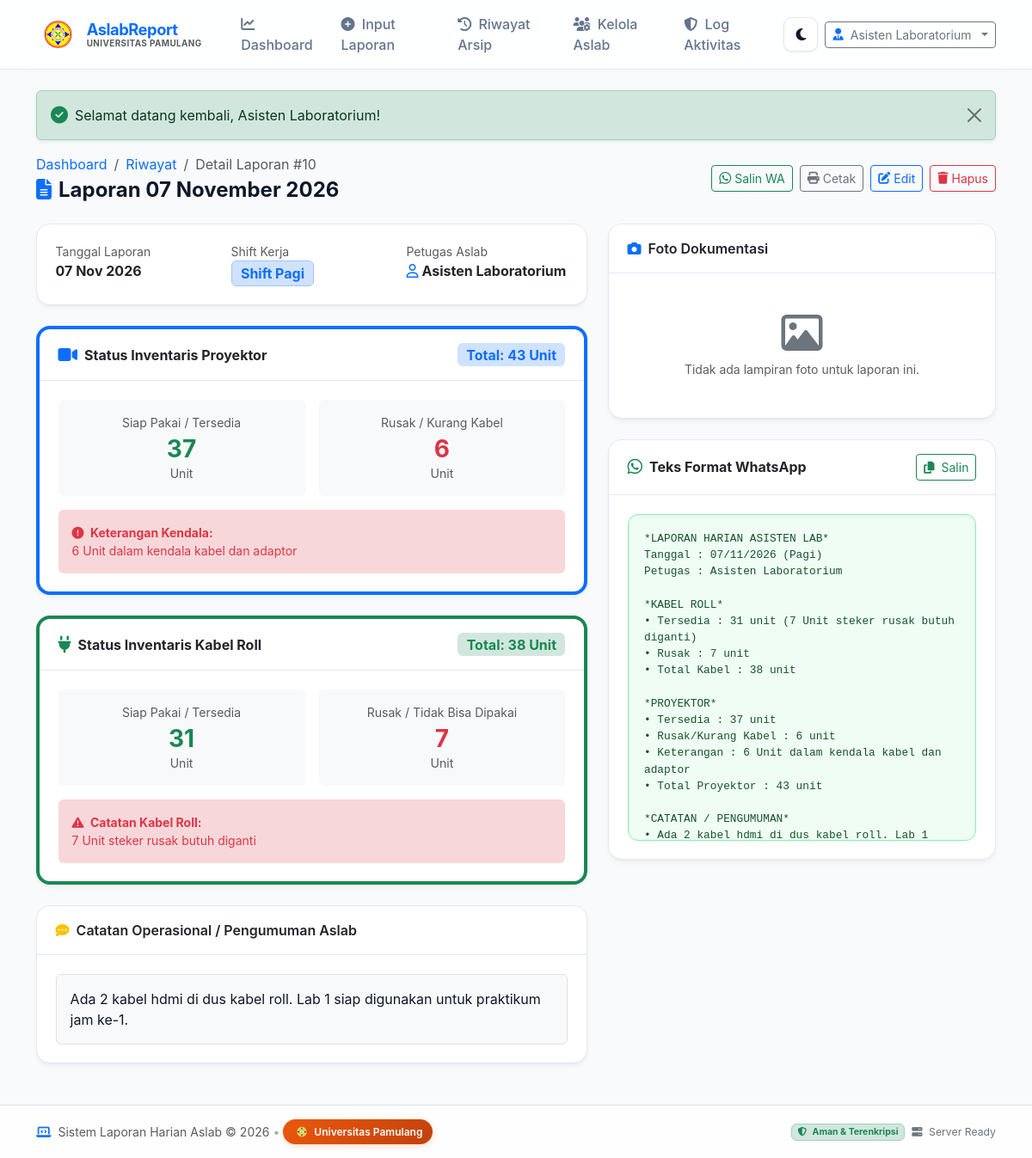
/detail.php?id=10 (signed in), run on the app's committed database.
### tables this page shows
CREATE TABLE IF NOT EXISTS `laporan` (
  `id` INT AUTO_INCREMENT PRIMARY KEY,
  `user_id` INT NULL,
  `tanggal` DATE NOT NULL,
  `shift` VARCHAR(50) NOT NULL DEFAULT 'Pagi',
  `petugas_nama` VARCHAR(100) NOT NULL,

 
`kabel_roll_tersedia` INT NOT NULL DEFAULT 0,
`kabel_roll_rusak` INT NOT NULL DEFAULT 0,
`kabel_roll_catatan` VARCHAR(255) NULL,

 
`proyektor_tersedia` INT NOT NULL DEFAULT 0,
`proyektor_rusak` INT NOT NULL DEFAULT 0,
`proyektor_catatan` VARCHAR(255) NULL,

 
`catatan_umum` TEXT NULL,
  `foto_dokumentasi` VARCHAR(255) NULL,
  
  `created_at` DATETIME NOT NULL DEFAULT CURRENT_TIMESTAMP,
  `updated_at` DATETIME NOT NULL DEFAULT CURRENT_TIMESTAMP ON UPDATE CURRENT_TIMESTAMP,
  
  INDEX `idx_tanggal` (`tanggal`),
  INDEX `idx_shift` (`shift`),
  CONSTRAINT `fk_laporan_user` FOREIGN KEY (`user_id`) REFERENCES `users` (`id`) ON DELETE SET NULL ON UPDATE CASCADE
);

### detail.php (the view, shortened to what the rows shown need)
<?php
require_once __DIR__ . '/config/database.php';
require_once __DIR__ . '/config/security.php';
require_once __DIR__ . '/config/auth.php';
$id = (int)($_GET['id'] ?? 0);
$stmt = $pdo->prepare("SELECT * FROM `laporan` WHERE `id` = :id LIMIT 1");
$stmt->execute([':id' => $id]);
$laporan = $stmt->fetch();
$tot_kabel = (int)$laporan['kabel_roll_tersedia'] + (int)$laporan['kabel_roll_rusak'];
$tot_proyektor = (int)$laporan['proyektor_tersedia'] + (int)$laporan['proyektor_rusak'];
$tgl_indo = date('d/m/Y', strtotime($laporan['tanggal']));
$wa_text = "*LAPORAN HARIAN ASISTEN LAB*\n";
$wa_text .= "Tanggal : " . $tgl_indo . " (" . $laporan['shift'] . ")\n";
$wa_text .= "Petugas : " . $laporan['petugas_nama'] . "\n\n";
$wa_text .= "*KABEL ROLL*\n";
$catatan_kabel = !empty($laporan['kabel_roll_catatan']) ? " (" . $laporan['kabel_roll_catatan'] . ")" : "";
$wa_text .= "• Tersedia : " . (int)$laporan['kabel_roll_tersedia'] . " unit" . $catatan_kabel . "\n";
$wa_text .= "• Rusak : " . (int)$laporan['kabel_roll_rusak'] . " unit\n";
$wa_text .= "• Total Kabel : " . $tot_kabel . " unit\n\n";
$wa_text .= "*PROYEKTOR*\n";
$wa_text .= "• Tersedia : " . (int)$laporan['proyektor_tersedia'] . " unit\n";
$wa_text .= "• Rusak/Kurang Kabel : " . (int)$laporan['proyektor_rusak'] . " unit\n";
if (!empty($laporan['proyektor_catatan'])) {
    $wa_text .= "• Keterangan : " . $laporan['proyektor_catatan'] . "\n";
}
$wa_text .= "• Total Proyektor : " . $tot_proyektor . " unit\n\n";
if (!empty($laporan['catatan_umum'])) {
    $wa_text .= "*CATATAN / PENGUMUMAN*\n";
    $wa_text .= "• " . $laporan['catatan_umum'] . "\n\n";
}
$wa_text .= "_Sistem Informasi Inventaris & Laporan Harian Aslab_";
require_once __DIR__ . '/includes/header.php';
?>
<div class="d-flex flex-column flex-md-row justify-content-between align-items-md-center gap-3 mb-4">
    <div>
        <nav aria-label="breadcrumb">
            <ol class="breadcrumb small mb-1">
                <li class="breadcrumb-item"><a href="index.php" class="text-decoration-none">Dashboard</a></li>
                <li class="breadcrumb-item"><a href="riwayat.php" class="text-decoration-none">Riwayat</a></li>
                <li class="breadcrumb-item active" aria-current="page">Detail Laporan #<?= (int)$laporan['id'] ?></li>
            </ol>
        </nav>
        <h3 class="h4 mb-0 fw-bold">
            <i class="fa-solid fa-file-lines text-primary me-2"></i>Laporan <?= date('d F Y', strtotime($laporan['tanggal'])) ?>
        </h3>
    </div>
</div>
<div class="row g-4">
    <div class="col-12 col-lg-7">
        <div class="card mb-4">
            <div class="card-body">
                <div class="row g-3 text-center text-sm-start">
                    <div class="col-12 col-sm-4 border-end-sm">
                        <span class="text-muted small d-block">Tanggal Laporan</span>
                        <span class="fw-bold fs-6"><?= date('d M Y', strtotime($laporan['tanggal'])) ?></span>
                    </div>
                    <div class="col-12 col-sm-4 border-end-sm">
                        <span class="text-muted small d-block">Shift Kerja</span>
                        <span class="badge bg-primary-subtle text-primary border border-primary-subtle fs-6">
                            Shift <?= e($laporan['shift']) ?>
                        </span>
                    </div>
                    <div class="col-12 col-sm-4">
                        <span class="text-muted small d-block">Petugas Aslab</span>
                        <span class="fw-bold fs-6 d-flex align-items-center justify-content-center justify-content-sm-start gap-1">
                            <i class="fa-regular fa-user text-primary"></i>
                            <?= e($laporan['petugas_nama']) ?>
                        </span>
                    </div>
                </div>
            </div>
        </div>
        <div class="card mb-4 border-start border-primary border-4">
            <div class="card-header py-3 d-flex justify-content-between align-items-center">
                <div class="d-flex align-items-center gap-2">
                    <i class="fa-solid fa-video text-primary fs-5"></i>
                    <span class="fw-bold">Status Inventaris Proyektor</span>
                </div>
                <span class="badge bg-primary-subtle text-primary fs-6">Total: <?= $tot_proyektor ?> Unit</span>
            </div>
            <div class="card-body">
                <div class="row g-3 mb-3">
                    <div class="col-6">
                        <div class="p-3 bg-body-tertiary rounded text-center">
                            <span class="text-muted small d-block mb-1">Siap Pakai / Tersedia</span>
                            <span class="h3 fw-bold text-success mb-0"><?= (int)$laporan['proyektor_tersedia'] ?></span>
                            <span class="small text-muted d-block">Unit</span>
                        </div>
                    </div>
                    <div class="col-6">
                        <div class="p-3 bg-body-tertiary rounded text-center">
                            <span class="text-muted small d-block mb-1">Rusak / Kurang Kabel</span>
                            <span class="h3 fw-bold text-danger mb-0"><?= (int)$laporan['proyektor_rusak'] ?></span>
                            <span class="small text-muted d-block">Unit</span>
                        </div>
                    </div>
                </div>
                <?php if (!empty($laporan['proyektor_catatan'])): ?>
                    <div class="p-3 bg-danger-subtle text-danger rounded small">
                        <strong><i class="fa-solid fa-circle-exclamation me-1"></i> Keterangan Kendala:</strong>
                        <div><?= e($laporan['proyektor_catatan']) ?></div>
                    </div>
                <?php endif; ?>
            </div>
        </div>
        <div class="card mb-4 border-start border-success border-4">
            <div class="card-header py-3 d-flex justify-content-between align-items-center">
                <div class="d-flex align-items-center gap-2">
                    <i class="fa-solid fa-plug text-success fs-5"></i>
                    <span class="fw-bold">Status Inventaris Kabel Roll</span>
                </div>
                <span class="badge bg-success-subtle text-success fs-6">Total: <?= $tot_kabel ?> Unit</span>
            </div>
            <div class="card-body">
                <div class="row g-3 mb-3">
                    <div class="col-6">
                        <div class="p-3 bg-body-tertiary rounded text-center">
                            <span class="text-muted small d-block mb-1">Siap Pakai / Tersedia</span>
                            <span class="h3 fw-bold text-success mb-0"><?= (int)$laporan['kabel_roll_tersedia'] ?></span>
                            <span class="small text-muted d-block">Unit</span>
                        </div>
                    </div>
                    <div class="col-6">
                        <div class="p-3 bg-body-tertiary rounded text-center">
                            <span class="text-muted small d-block mb-1">Rusak / Tidak Bisa Dipakai</span>
                            <span class="h3 fw-bold text-danger mb-0"><?= (int)$laporan['kabel_roll_rusak'] ?></span>
                            <span class="small text-muted d-block">Unit</span>
                        </div>
                    </div>
                </div>
                <?php if (!empty($laporan['kabel_roll_catatan'])): ?>
                    <div class="p-3 bg-danger-subtle text-danger rounded small">
                        <strong><i class="fa-solid fa-triangle-exclamation me-1"></i> Catatan Kabel Roll:</strong>
                        <div><?= e($laporan['kabel_roll_catatan']) ?></div>
                    </div>
                <?php endif; ?>
            </div>
        </div>
        <?php if (!empty($laporan['catatan_umum'])): ?>
            <div class="card mb-4">
                <div class="card-header py-3">
                    <i class="fa-solid fa-comment-dots text-warning me-2"></i>Catatan Operasional / Pengumuman Aslab
                </div>
                <div class="card-body">
                    <div class="p-3 bg-body-tertiary rounded border">
                        <p class="mb-0" style="color: var(--text-main);"><?= nl2br(e($laporan['catatan_umum'])) ?></p>
                    </div>
                </div>
            </div>
        <?php endif; ?>
    </div>
    <div class="col-12 col-lg-5">
        <div class="card mb-4">
            <div class="card-body">
                <div class="whatsapp-box" style="font-size: 0.8rem;"><?= e($wa_text) ?></div>
            </div>
        </div>
    </div>
</div>
<?php require_once __DIR__ . '/includes/footer.php'; ?>

### includes/header.php (shortened to what the rows shown need)
<?php
require_once __DIR__ . '/../config/security.php';
require_once __DIR__ . '/../config/auth.php';
require_once __DIR__ . '/../config/logger.php';
$user = current_user();
?>
<!DOCTYPE html>
<html lang="id">
<head>
    <link rel="stylesheet" href="assets/vendor/bootstrap/css/bootstrap.min.css">
    <link rel="stylesheet" href="assets/vendor/fontawesome/css/all.min.css">
    <link rel="stylesheet" href="assets/css/theme.css">
    <link rel="stylesheet" href="assets/css/animations.css">
    <link rel="stylesheet" href="assets/css/components.css">
    <link rel="stylesheet" href="assets/css/forms.css">
    <link rel="stylesheet" href="assets/css/style.css">
</head>
<body>
    <nav class="navbar navbar-expand-lg sticky-top">
        <div class="container">
            <div class="collapse navbar-collapse" id="navbarContent">
                <div class="d-flex align-items-center gap-2">
                    <?php if ($user): ?>
                        <div class="dropdown">
                            <button class="btn btn-outline-secondary dropdown-toggle btn-sm d-flex align-items-center gap-2" type="button" data-bs-toggle="dropdown" aria-expanded="false">
                                <i class="fa-solid fa-user-tie text-primary"></i>
                                <span><?= e($user['nama_lengkap']) ?></span>
                            </button>
                        </div>
                    <?php else: ?>
                        <a href="login.php" class="btn btn-primary btn-sm">
                            <i class="fa-solid fa-right-to-bracket me-1"></i> Login Aslab
                        </a>
                    <?php endif; ?>
                </div>
            </div>
        </div>
    </nav>
    <main class="container py-4 flex-grow-1 animate-fade-in">

### data on the page
laporan: petugas_nama "Asisten Laboratorium", id "10", tanggal "07 November 2026", tanggal "07 Nov 2026", shift "Pagi", tot_proyektor "43", proyektor_tersedia "37", proyektor_rusak "6", proyektor_catatan "6 Unit dalam kendala kabel dan adaptor", tot_kabel "38", kabel_roll_tersedia "31", kabel_roll_rusak "7", kabel_roll_catatan "7 Unit steker rusak butuh diganti", catatan_umum "Ada 2 kabel hdmi di dus kabel roll. Lab 1 siap digunakan untuk praktikum jam ke-1.", wa_text "*LAPORAN HARIAN ASISTEN LAB* Tanggal : 07/11/2026 (Pagi) Petugas : Asisten Laboratorium *KABEL ROLL* • Tersedia : 31 unit (7 Unit steker rusak butuh diganti) • Rusak : 7 unit • Total Kabel : 38 unit *PROYEKTOR* • Tersedia : 37 unit • Rusak/Kurang Kabel : 6 unit • Keterangan : 6 Unit dalam kendala kabel dan adaptor • Total Proyektor : 43 unit *CATATAN / PENGUMUMAN* • Ada 2 kabel hdmi di dus kabel roll. Lab 1…"

### other printed values
$flash['message'] "Selamat datang kembali, Asisten Laboratorium!"
